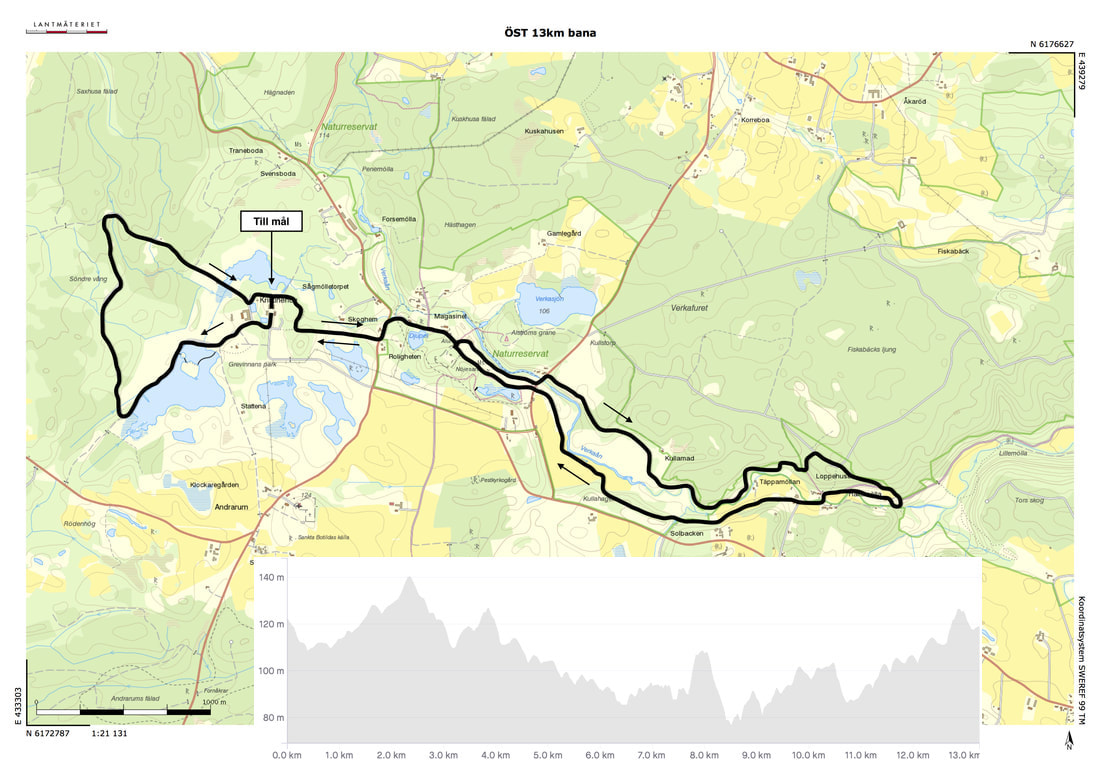
#> input picture data/source/maps/ost-trail13-14-organizer-map.jpg, 1100 x 777 px, given in place of maps, which was not available
$ python analyze_route_raster.py ../data/source/maps --output out.png
#> lines starting #> are read from the running program, lines starting #| are printed output that depends on the picture; after the words box and inside, x2 and y2 are one past the last pixel; in counts of white or black regions, pixels touching at a corner belong together; pictures that were not available may be replaced by others from this repository, and a replacement may not be noted
#!/usr/bin/env python3
import argparse, json
from pathlib import Path
import cv2
import numpy as np
import pytesseract

def ocr(img, psm=6):
    scale=cv2.resize(img,None,fx=4,fy=4,interpolation=cv2.INTER_CUBIC)
    if len(scale.shape)==3: scale=cv2.cvtColor(scale,cv2.COLOR_BGR2GRAY)
    _,bw=cv2.threshold(scale,200,255,cv2.THRESH_BINARY)
    return pytesseract.image_to_string(bw,config=f"--psm {psm}").strip()

def components(mask, ox, oy, min_area=20):
    n,labels,stats,cent=cv2.connectedComponentsWithStats(mask,8)
    out=[]
    for i in range(1,n):
        x,y,w,h,area=map(int,stats[i])
        if area<min_area: continue
        out.append({"area":area,"bbox":[x+ox,y+oy,w,h],
                    "centroid":[round(float(cent[i][0]+ox),1),round(float(cent[i][1]+oy),1)]})
    return sorted(out,key=lambda z:z["area"],reverse=True)[:30]

def analyze(path):
    img=cv2.imread(str(path))
#> img is the input picture: shape (777, 1100, 3); mean B, G, R 205.5, 237.6, 231.2
    h,w=img.shape[:2]
#> h = 777; w = 1100
    gray=cv2.cvtColor(img,cv2.COLOR_BGR2GRAY)
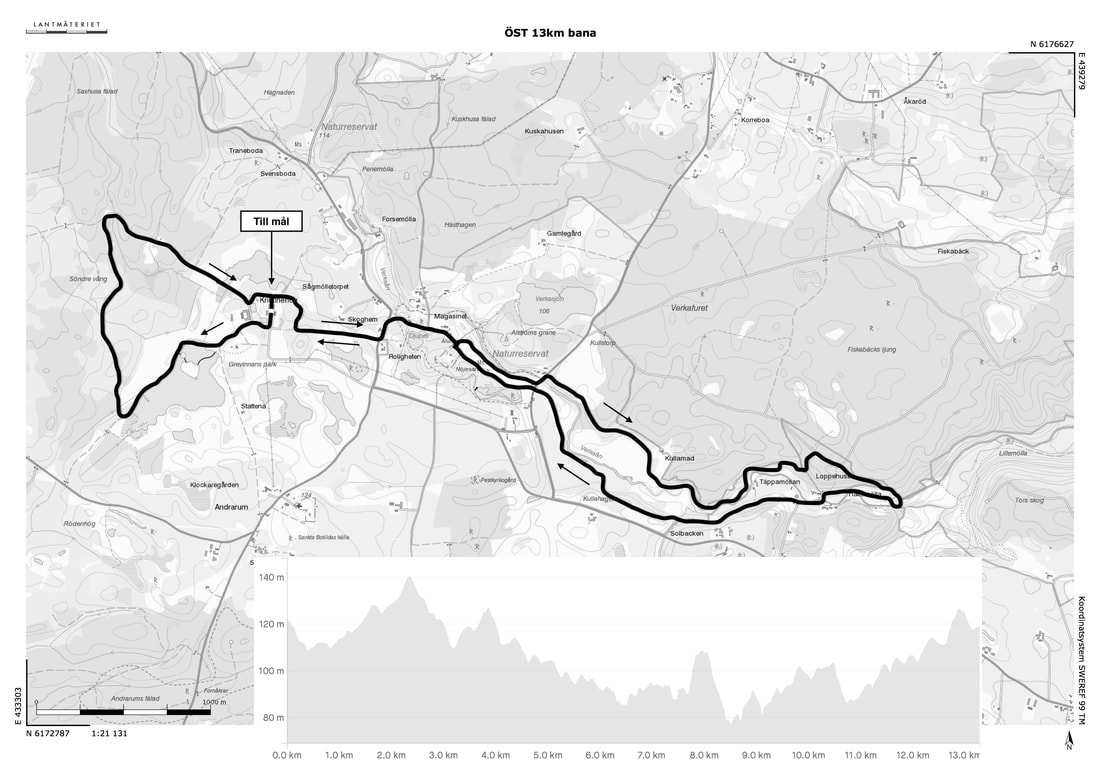
#> gray: shape (777, 1100); min 0, max 255, mean 232.1
    x0,x1=int(w*.02),int(w*.98)
#> x0 = 22; x1 = 1078
    y0,y1=int(h*.06),int(h*.90)
#> y0 = 46; y1 = 699
    roi=gray[y0:y1,x0:x1]
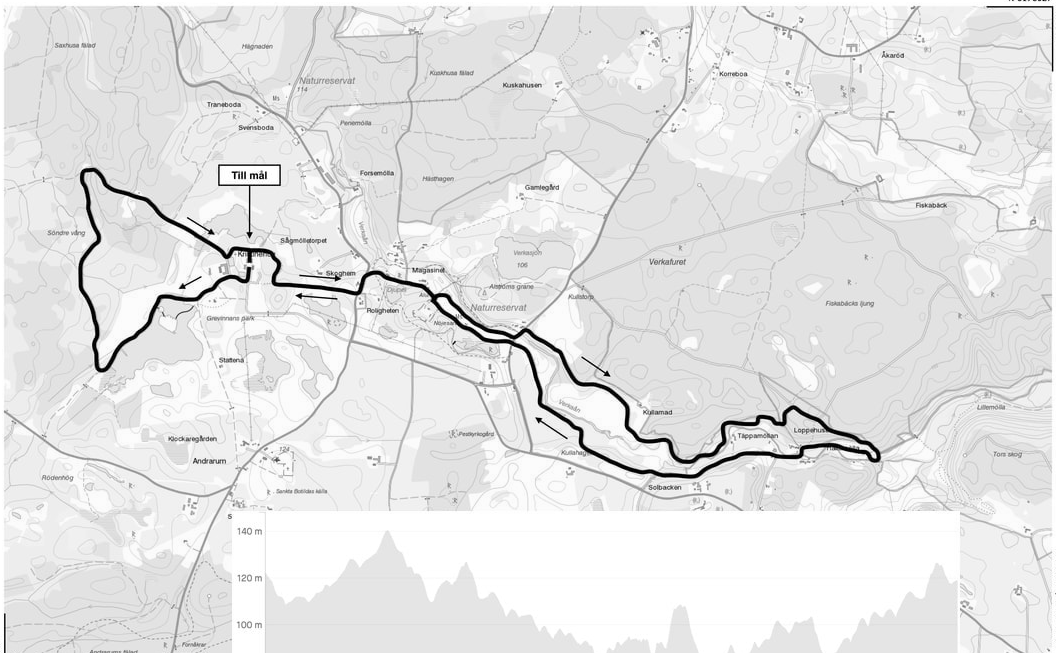
#> roi: shape (653, 1056); min 0, max 255, mean 229
    variants={}
    for t in (70,90,110,130,160):
        raw=(roi<t).astype(np.uint8)*255
        k3=cv2.getStructuringElement(cv2.MORPH_ELLIPSE,(3,3))
        op=cv2.morphologyEx(raw,cv2.MORPH_OPEN,k3)
        variants[str(t)]={"raw":components(raw,x0,y0,40),"open3":components(op,x0,y0,20)}
#> this loop made 5 passes
#> op: shape (653, 1056); 1.5% white; 93 white regions (82 under 20 px), largest, box (x1, y1, x2, y2) and area: (78, 167, 881, 479) 9333, (603, 371, 610, 377) 27, (285, 239, 297, 243) 26
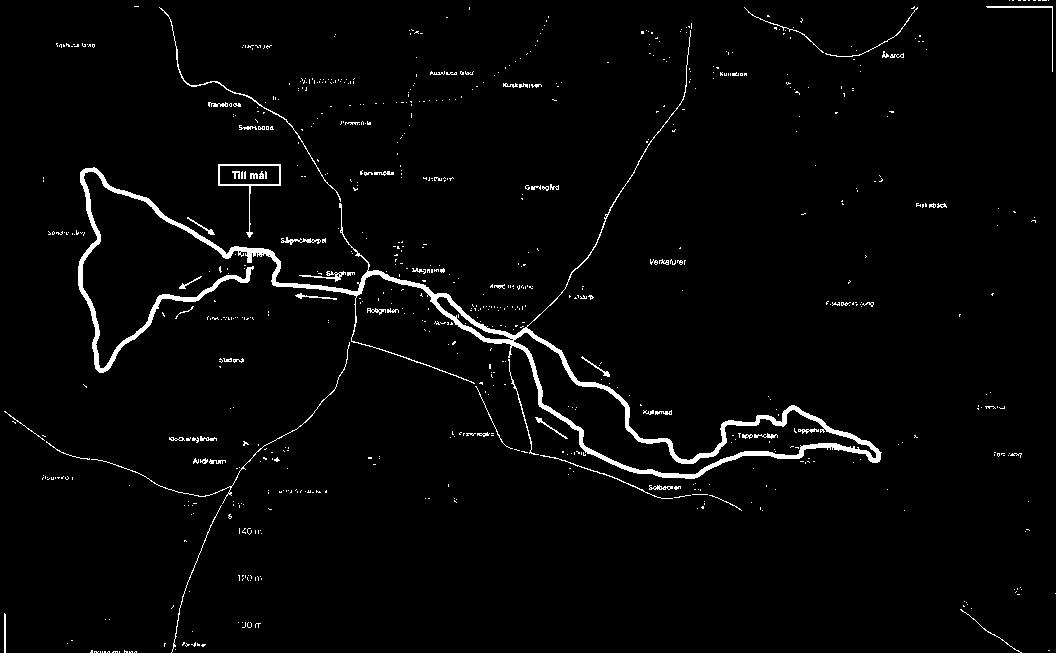
#> raw: shape (653, 1056); 2.5% white; 776 white regions (705 under 20 px), largest, box (x1, y1, x2, y2) and area: (78, 30, 882, 479) 10194, (218, 164, 281, 238) 405, (159, 7, 341, 202) 391
#> after the loop, variants = 5 items
    right=img[:,int(w*.94):w]
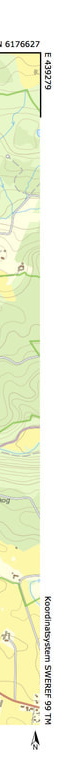
#> right: shape (777, 66, 3); mean B, G, R 214.8, 242.6, 238.2
    left=img[:,:int(w*.06)]
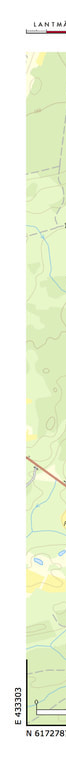
#> left: shape (777, 66, 3); mean B, G, R 220, 244.8, 237.2
    ocrs={
      "top_right":ocr(img[0:int(h*.14),int(w*.80):w]),
      "bottom_left":ocr(img[int(h*.78):h,0:int(w*.28)]),
      "right_rot_cw":ocr(cv2.rotate(right,cv2.ROTATE_90_CLOCKWISE),7),
      "right_rot_ccw":ocr(cv2.rotate(right,cv2.ROTATE_90_COUNTERCLOCKWISE),7),
      "left_rot_cw":ocr(cv2.rotate(left,cv2.ROTATE_90_CLOCKWISE),7),
      "left_rot_ccw":ocr(cv2.rotate(left,cv2.ROTATE_90_COUNTERCLOCKWISE),7),
    }
#> in ocr, `scale=cv2.resize(img,None,fx=4,fy=4,interpolation=cv2.INTER_CUBIC)`:
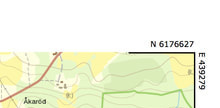
#> img: shape (108, 220, 3); mean of channels 0, 1, 2 221, 244.4, 240.9; drawn as B, G, R
#> in ocr, `_,bw=cv2.threshold(scale,200,255,cv2.THRESH_BINARY)`:
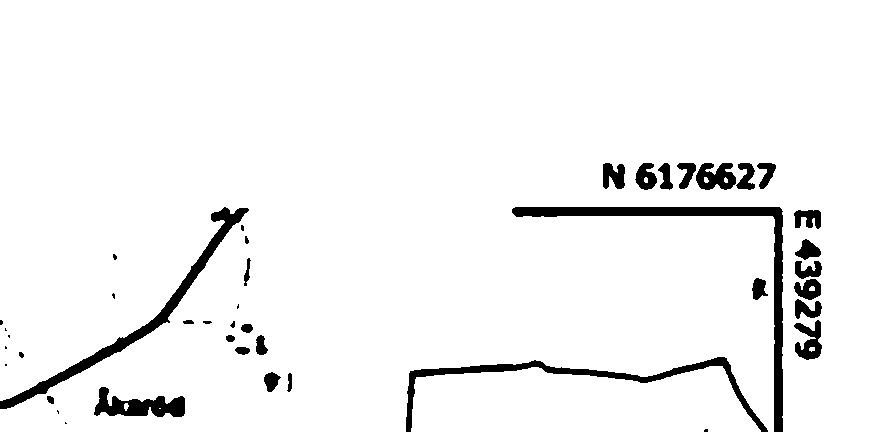
#> bw: shape (432, 880); 95.2% white; 43 black regions (12 under 20 px), largest, box (x1, y1, x2, y2) and area: (512, 207, 783, 432) 4302, (0, 207, 249, 409) 3219, (406, 357, 768, 432) 2848
    return {"file":str(path),"size_px":[w,h],"ocr":ocrs,
            "gray_percentiles":{str(p):float(np.percentile(roi,p)) for p in (1,2,5,10,25,50)},
            "components_by_threshold":variants}

def main():
    ap=argparse.ArgumentParser(); ap.add_argument("images",nargs="+"); ap.add_argument("--output",required=True)
    a=ap.parse_args(); out=[analyze(Path(p)) for p in a.images]
    Path(a.output).write_text(json.dumps(out,ensure_ascii=False,indent=2)+"\n")
    print(json.dumps(out,ensure_ascii=False,indent=2))
if __name__=="__main__": main()
#> (the call stopped at in ocr, `return pytesseract.image_to_string(bw,config=f"--psm {psm}").strip()`: pytesseract is not available in this run)
